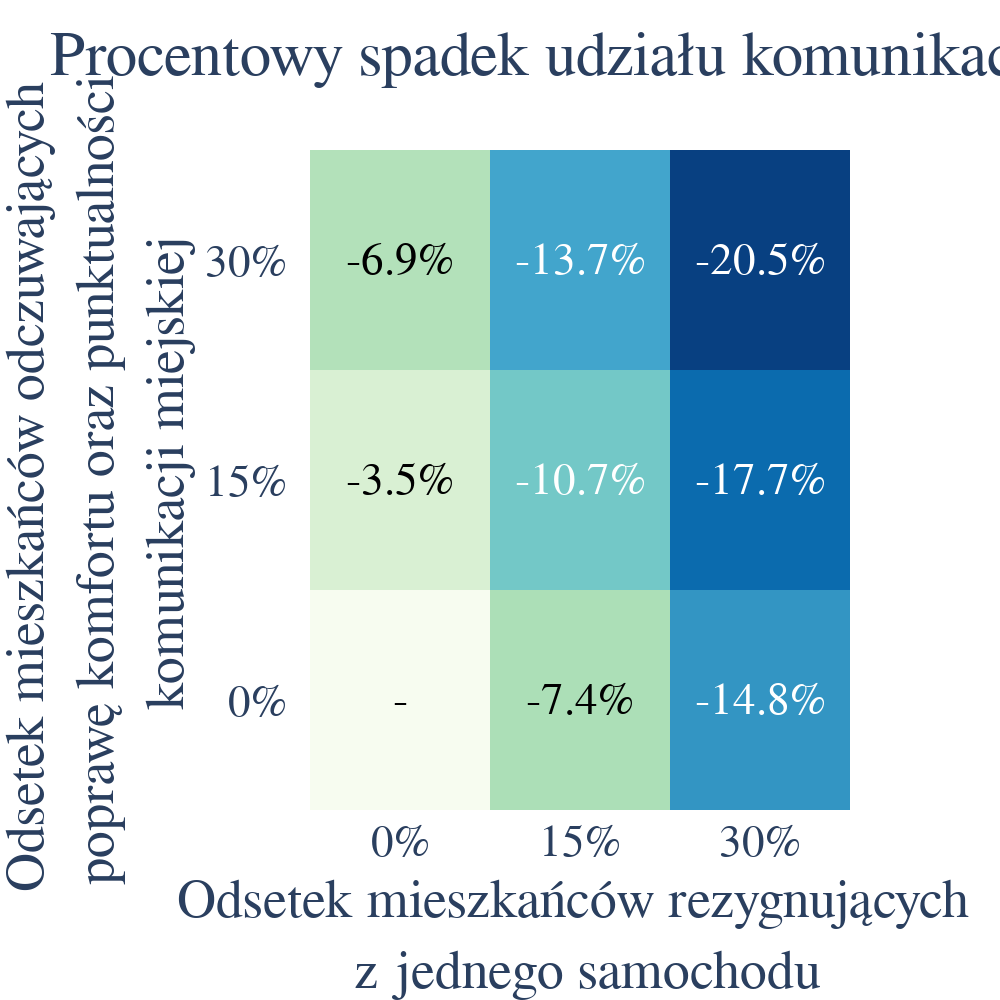

The notebook cell this image was saved under:
### Markdown cell above
## Heatmaps

### Code cell
margin_size = 150

base = modal_splits['ms_scenario_0_0_0']['car']['median']

sc_0_0_15 = modal_splits['ms_scenario_0_0_15']['car']['median']
sc_0_0_30 = modal_splits['ms_scenario_0_0_3']['car']['median']

sc_15_15_0 = modal_splits['ms_scenario_15_15_0']['car']['median']
sc_15_15_15 = modal_splits['ms_scenario_15_15_15']['car']['median']
sc_15_15_30 = modal_splits['ms_scenario_15_15_3']['car']['median']

sc_30_30_0 = modal_splits['ms_scenario_3_3_0']['car']['median']
sc_30_30_15 = modal_splits['ms_scenario_3_3_15']['car']['median']
sc_30_30_30 = modal_splits['ms_scenario_3_3_3']['car']['median']

def get_diff(base, new):
    return round(((new - base) / base) * 100 , 1)

data=[
    [0, get_diff(base, sc_0_0_15), get_diff(base, sc_0_0_30)],
    [get_diff(base, sc_15_15_0), get_diff(base, sc_15_15_15), get_diff(base, sc_15_15_30)],
    [get_diff(base, sc_30_30_0), get_diff(base, sc_30_30_15), get_diff(base, sc_30_30_30)]
]

fig = ff.create_annotated_heatmap(data,
                x=['0%', '15%', '30%'],
                y=['0%', '15%', '30%'],
                colorscale=px.colors.sequential.GnBu[::-1],
               )
fig.update_xaxes(side="bottom")
fig['layout']['xaxis']['side'] = 'bottom'
fig.update_layout(
    title='Procentowy spadek udziału komunikacji samochodowej w mobilności',
    xaxis_title='Odsetek mieszkańców rezygnujących <br> z jednego samochodu',
    yaxis_title='Odsetek mieszkańców odczuwających <br> poprawę komfortu oraz punktualności <br> komunikacji miejskiej',
    margin=dict(l=margin_size, r=margin_size, t=margin_size, b=margin_size),
    height=1000,
    width=1000,
    font=dict(
        family="Comfortaa",
        size=45,
    ),
)
for i in range(len(fig.layout.annotations)):
    fig.layout.annotations[i].text = fig.layout.annotations[i].text + '%'
    fig.layout.annotations[i].font.size = 45
fig.layout.annotations[0].text = '-'
fig.show()

### Figure 1 — Plotly figure (JSON) as saved in the notebook; plotly's stock layout.template omitted (floating-point values rounded to 4 significant figures)
{"data": [{"colorscale": [[0, "rgb(8,64,129)"], [0.125, "rgb(8,104,172)"], [0.25, "rgb(43,140,190)"], [0.375, "rgb(78,179,211)"], [0.5, "rgb(123,204,196)"], [0.625, "rgb(168,221,181)"], [0.75, "rgb(204,235,197)"], [0.875, "rgb(224,243,219)"], [1, "rgb(247,252,240)"]], "reversescale": false, "showscale": false, "type": "heatmap", "x": ["0%", "15%", "30%"], "y": ["0%", "15%", "30%"], "z": [[0, -7.4, -14.8], [-3.5, -10.7, -17.7], [-6.9, -13.7, -20.5]]}], "layout": {"annotations": [{"font": {"color": "#000000", "size": 45}, "showarrow": false, "text": "-", "x": "0%", "xref": "x", "y": "0%", "yref": "y"}, {"font": {"color": "#000000", "size": 45}, "showarrow": false, "text": "-7.4%", "x": "15%", "xref": "x", "y": "0%", "yref": "y"}, {"font": {"color": "#FFFFFF", "size": 45}, "showarrow": false, "text": "-14.8%", "x": "30%", "xref": "x", "y": "0%", "yref": "y"}, {"font": {"color": "#000000", "size": 45}, "showarrow": false, "text": "-3.5%", "x": "0%", "xref": "x", "y": "15%", "yref": "y"}, {"font": {"color": "#FFFFFF", "size": 45}, "showarrow": false, "text": "-10.7%", "x": "15%", "xref": "x", "y": "15%", "yref": "y"}, {"font": {"color": "#FFFFFF", "size": 45}, "showarrow": false, "text": "-17.7%", "x": "30%", "xref": "x", "y": "15%", "yref": "y"}, {"font": {"color": "#000000", "size": 45}, "showarrow": false, "text": "-6.9%", "x": "0%", "xref": "x", "y": "30%", "yref": "y"}, {"font": {"color": "#FFFFFF", "size": 45}, "showarrow": false, "text": "-13.7%", "x": "15%", "xref": "x", "y": "30%", "yref": "y"}, {"font": {"color": "#FFFFFF", "size": 45}, "showarrow": false, "text": "-20.5%", "x": "30%", "xref": "x", "y": "30%", "yref": "y"}], "font": {"family": "Comfortaa", "size": 45}, "height": 1000, "margin": {"b": 150, "l": 150, "r": 150, "t": 150}, "title": {"text": "Procentowy spadek udziału komunikacji samochodowej w mobilności"}, "width": 1000, "xaxis": {"dtick": 1, "gridcolor": "rgb(0, 0, 0)", "side": "bottom", "ticks": "", "title": {"text": "Odsetek mieszkańców rezygnujących <br> z jednego samochodu"}}, "yaxis": {"dtick": 1, "ticks": "", "ticksuffix": "  ", "title": {"text": "Odsetek mieszkańców odczuwających <br> poprawę komfortu oraz punktualności <br> komunikacji miejskiej"}}}}
